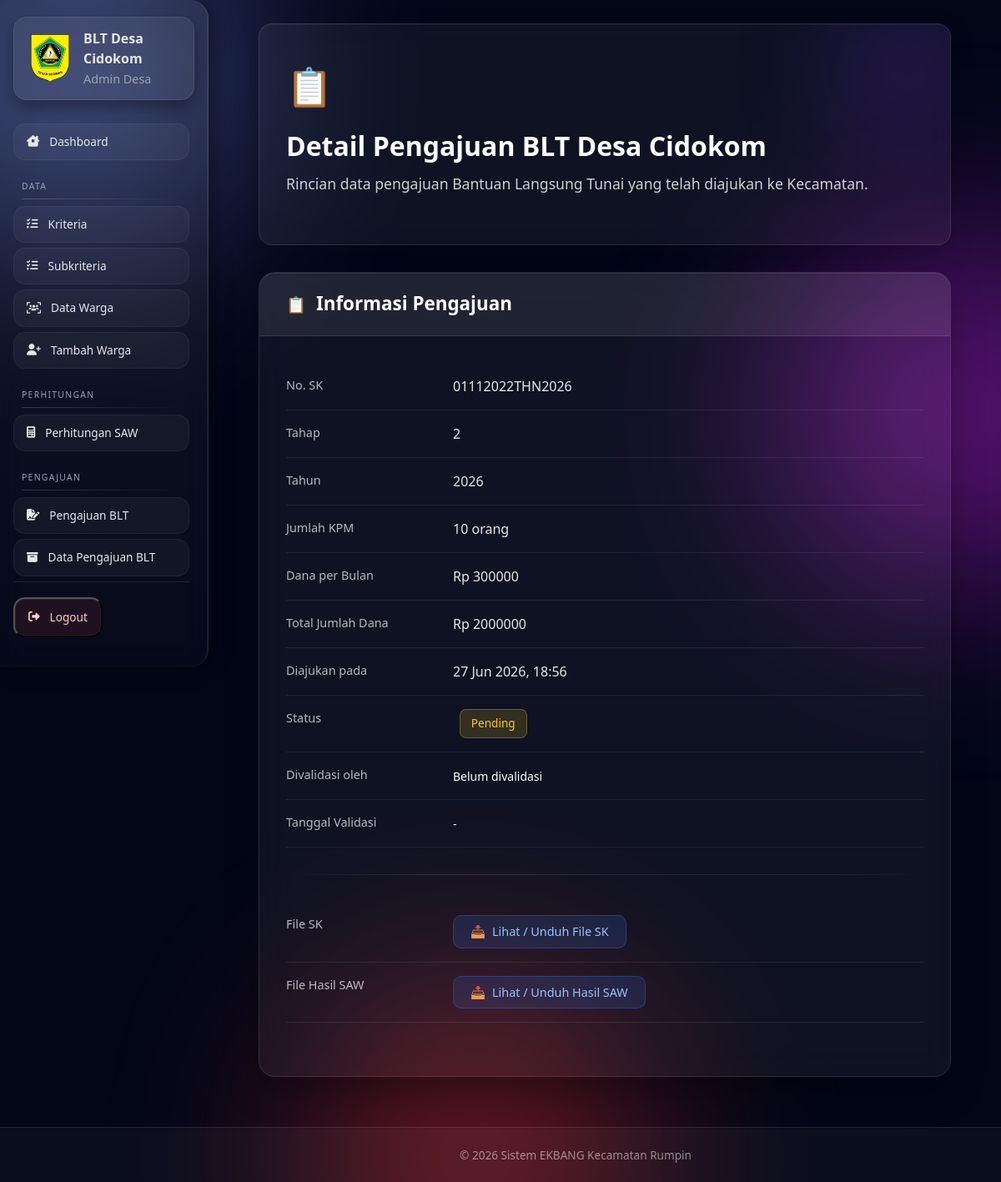
Page /desa/pengajuan/1/detail/ (signed in) on the committed database.
### ekbang/models.py (models this page shows, shortened)
class PengajuanBLT(models.Model):
    desa = models.ForeignKey(Desa, on_delete=models.CASCADE, related_name='pengajuan')
    divalidasi_oleh = models.ForeignKey(
        AdminKecamatan, on_delete=models.SET_NULL, null=True, blank=True,
        related_name='pengajuan_divalidasi'
    )
    noSK = models.CharField(max_length=70)
    fileSK = models.FileField(
        upload_to='SK_BLT/',
        validators=[FileExtensionValidator(['doc', 'docx', 'xls', 'xlsx', 'pdf'])]
    )
    file_hasil_saw = models.FileField(
        upload_to='saw/',
        validators=[FileExtensionValidator(['doc', 'docx', 'xls', 'xlsx', 'pdf'])]
    )
    jumlah_dana = models.IntegerField()
    perbulan = models.IntegerField()
    jumlah_kpm = models.IntegerField()
    tahap = models.CharField(max_length=20)
    tahun = models.IntegerField()
    status = models.CharField(
        max_length=20,
        choices=[('pending', 'Pending'), ('valid', 'Valid'), ('tidak_valid', 'Tidak Valid')],
        default='pending'
    )
    catatan = models.TextField(blank=True, null=True)
    tanggal_validasi = models.DateTimeField(null=True, blank=True)
    created_at = models.DateTimeField(auto_now_add=True)

class Desa(models.Model):
    user = models.OneToOneField(User, on_delete=models.CASCADE, related_name='desa')
    dibuat_oleh = models.ForeignKey(
        AdminKecamatan, on_delete=models.CASCADE, related_name='desa_dibuat',
        help_text='Admin kecamatan yang membuat akun desa'
    )
    nama_desa = models.CharField(max_length=100)
    kecamatan = models.CharField(max_length=100)
    alamat_kantor = models.TextField()
    created_at = models.DateTimeField(auto_now_add=True)

### ekbang/proses/decorators.py (the view)
        def wrapper(request, *args, **kwargs):
            if role == 'kecamatan':
                if not hasattr(request.user, 'admin_kecamatan'):
                    messages.error(request, 'Anda tidak punya akses')
                    return redirect('login')
            elif role == 'desa':
                if not hasattr(request.user, 'desa'):
                    messages.error(request, 'Anda tidak punya akses')
                    return redirect('login')
            else:
                messages.error(request, 'Role tidak dikenali')
                return redirect('login')
            return view_func(request, *args, **kwargs)

### ekbang/views/desa.py (called while the page is built)
@login_required
@role_required('desa')
def pengajuan_blt_detail(request, id):
    desa = request.user.desa
    pengajuan = get_object_or_404(PengajuanBLT, id=id, desa=desa)
    return render(request, 'desa/pengajuan_detail.html', {'pengajuan': pengajuan})

### ekbang/templates/desa/pengajuan_detail.html (shortened to what this page needs)
{% extends 'base/base.html' %}
{% load static %}
{% block extra_css %}
<link rel="stylesheet" href="{% static 'css/kecamatan/pengajuan_detail.css' %}">
{% endblock %}
{% block content %}
<div class="hero-validasi">
    <div class="hero-validasi-orb"></div>
    <div class="hero-validasi-content">
        <div class="hero-validasi-icon">📋</div>
        <h1 class="hero-validasi-title">Detail Pengajuan BLT Desa {{ pengajuan.desa.nama_desa }}</h1>
        <p class="hero-validasi-subtitle">
            Rincian data pengajuan Bantuan Langsung Tunai yang telah diajukan ke Kecamatan.
        </p>
    </div>
</div>
<div class="card-detail">
    <div class="card-header-detail">
        <h5>Informasi Pengajuan</h5>
    </div>
    <div class="card-body-detail">
        <table class="table-detail">
            <tr>
                <th>No. SK</th>
                <td>{{ pengajuan.noSK }}</td>
            </tr>
            <tr>
                <th>Tahap</th>
                <td>{{ pengajuan.tahap }}</td>
            </tr>
            <tr>
                <th>Tahun</th>
                <td>{{ pengajuan.tahun }}</td>
            </tr>
            <tr>
                <th>Jumlah KPM</th>
                <td>{{ pengajuan.jumlah_kpm }} orang</td>
            </tr>
            <tr>
                <th>Dana per Bulan</th>
                <td>Rp {{ pengajuan.perbulan|floatformat:0 }}</td>
            </tr>
            <tr>
                <th>Total Jumlah Dana</th>
                <td>Rp {{ pengajuan.jumlah_dana|floatformat:0 }}</td>
            </tr>
            <tr>
                <th>Diajukan pada</th>
                <td>{{ pengajuan.created_at|date:"d M Y, H:i" }}</td>
            </tr>
            <tr>
                <th>Status</th>
                <td>
                    <span class="badge-status status-{{ pengajuan.status }}">
                        {{ pengajuan.get_status_display }}
                    </span>
                </td>
            </tr>
            <tr>
                <th>Divalidasi oleh</th>
                <td>
                    <small>{{ pengajuan.divalidasi_oleh.nama|default:"Belum divalidasi" }}</small>
                </td>
            </tr>
            <tr>
                <th>Tanggal Validasi</th>
                <td>
                    <small>{{ pengajuan.tanggal_validasi|date:"d M Y, H:i"|default:"-" }}</small>
                </td>
            </tr>
        </table>
        <div class="divider"></div>
        <table class="table-detail">
            <tr>
                <th>File SK</th>
                <td>
                    {% if pengajuan.fileSK %}
                    <a href="{{ pengajuan.fileSK.url }}" target="_blank" class="btn-download">
                        Lihat / Unduh File SK
                    </a>
                    {% else %}
                    <small>-</small>
                    {% endif %}
                </td>
            </tr>
            <tr>
                <th>File Hasil SAW</th>
                <td>
                    {% if pengajuan.file_hasil_saw %}
                    <a href="{{ pengajuan.file_hasil_saw.url }}" target="_blank" class="btn-download">
                        Lihat / Unduh Hasil SAW
                    </a>
                    {% else %}
                    <small>-</small>
                    {% endif %}
                </td>
            </tr>
        </table>
    </div>
</div>
{% endblock %}

### ekbang/templates/base/sidebar.html (shortened to what this page needs)
{% load static %}
<link rel="stylesheet" href="{% static 'css/desa/sidebar.css' %}">
<div class="sidebar-desa">
    <div class="sidebar-brand">
       <span class="logo">
    <img src="{% static 'img/logo.png' %}" alt="Logo" />
</span>
        <div>
            <strong>BLT Desa {{ request.user.username }}</strong>
            <small>Admin Desa</small>
        </div>
    </div>
    <div class="sidebar-scroll">
    <nav class="sidebar-menu">
        <a href="{% url 'desa_dashboard' %}" class="menu-item">
            <i class="fa-solid fa-house-chimney-window"></i> Dashboard
        </a>
        <div class="menu-section">DATA</div>
        <a href="{% url 'desa_kriteria_list' %}" class="menu-item">
            <i class="fa-solid fa-list-check"></i> Kriteria
        </a>
        <a href="{% url 'desa_subkriteria_list' %}" class="menu-item">
            <i class="fa-solid fa-list-check"></i> Subkriteria
        </a>
        <a href="{% url 'desa_warga_list' %}" class="menu-item">
            <i class="fa-solid fa-users-viewfinder"></i> Data Warga
        </a>
        <a href="{% url 'desa_warga_tambah' %}" class="menu-item">
            <i class="fa-solid fa-user-plus"></i> Tambah Warga
        </a>
        <div class="menu-section">PERHITUNGAN</div>
        <a href="{% url 'desa_riwayat_saw' %}" class="menu-item">
            <i class="fa-solid fa-calculator"></i> Perhitungan SAW
        </a>
        <div class="menu-section">PENGAJUAN</div>
        <a href="{% url 'desa_pengajuan' %}" class="menu-item">
            <i class="fa-solid fa-file-signature"></i> Pengajuan BLT
        </a>
        <a href="{% url 'desa_pengajuan_list' %}" class="menu-item">
            <i class="fa-solid fa-box-archive"></i> Data Pengajuan BLT
        </a>
    </nav>
    <div class="sidebar-footer">
        <button type="button" class="menu-item logout" data-bs-toggle="modal" data-bs-target="#logoutModal">
            <i class="fa-solid fa-right-from-bracket"></i> Logout
        </button>
    </div>
</div>
</div>

### ekbang/static/css/kecamatan/pengajuan_detail.css (style rules this page uses)
.hero-validasi { padding: 2.5rem 2rem; margin: 0 2rem 2rem; position: relative; overflow: hidden; background: rgba(255, 255, 255, 0.05); backdrop-filter: blur(15px); border-radius: 16px; border: 1px solid rgba(255, 255, 255, 0.1); box-shadow: 0 10px 30px rgba(0, 0, 0, 0.2), inset 0 1px 0 rgba(255, 255, 255, 0.05); }
.hero-validasi-content { position: relative; z-index: 2; max-width: 1000px; }
.hero-validasi-icon { font-size: 2.8rem; margin-bottom: 1.25rem; display: inline-block; }
.hero-validasi-title { font-size: 2rem; font-weight: 600; color: #fff; margin-bottom: 0.75rem; line-height: 1.2; }
.hero-validasi-subtitle { font-size: 1.1rem; color: rgba(255, 255, 255, 0.8); line-height: 1.5; margin-bottom: 1.25rem; max-width: 800px; }
.hero-validasi-orb { position: absolute; width: 200px; height: 200px; border-radius: 50%; filter: blur(60px); opacity: 0.2; z-index: 1; right: -50px; top: -50px; background: rgb(109, 40, 217); }
.card-detail { background: rgba(255, 255, 255, 0.05); backdrop-filter: blur(20px); border-radius: 20px; border: 1px solid rgba(255, 255, 255, 0.1); box-shadow: 0 20px 40px rgba(0, 0, 0, 0.3), inset 0 1px 0 rgba(255, 255, 255, 0.08); overflow: hidden; margin: 2rem; }
.card-header-detail { background: rgba(255, 255, 255, 0.07); padding: 1.5rem 2rem; border-bottom: 1px solid rgba(255, 255, 255, 0.1); }
.card-header-detail h5 { color: #fff; font-weight: 600; margin: 0; font-size: 1.4rem; display: flex; align-items: center; gap: 0.75rem; }
.card-header-detail h5:before { content: "📋"; font-size: 1.2rem; }
.card-body-detail { padding: 2rem; }
.table-detail { width: 100%; color: rgba(255, 255, 255, 0.9); margin-bottom: 2rem; }
.table-detail tr { border-bottom: 1px solid rgba(255, 255, 255, 0.08); transition: background 0.2s ease; }
.table-detail th, .table-detail td { padding: 1rem 0; vertical-align: top; }
.table-detail th { width: 200px; color: rgba(255, 255, 255, 0.7); font-weight: 500; font-size: 0.9rem; }
.table-detail td { font-weight: 400; }
.table-detail small { color: white !important; }
.divider { height: 1px; background: linear-gradient(90deg, transparent 0%, rgba(255, 255, 255, 0.1) 20%, rgba(255, 255, 255, 0.1) 80%, transparent 100%); margin: 2rem 0; }
.btn-download { background: rgba(59, 130, 246, 0.15); border: 1px solid rgba(59, 130, 246, 0.3); color: #93c5fd; padding: 0.5rem 1.25rem; border-radius: 10px; font-size: 0.9rem; text-decoration: none; display: inline-flex; align-items: center; gap: 0.5rem; transition: all 0.3s ease; }
.btn-download:before { content: "📥"; }
.badge-status { display: inline-block; padding: 0.4rem 0.8rem; border-radius: 8px; font-size: 0.85rem; font-weight: 500; margin-left: 0.5rem; }
.status-pending { background: rgba(250, 204, 21, 0.15); color: #facc15; border: 1px solid rgba(250, 204, 21, 0.3); }

### rows in the picture
PengajuanBLT: desa.nama_desa "Cidokom", noSK "01112022THN2026", tahap "2", tahun "2026", jumlah_kpm "10", perbulan "300000", jumlah_dana "2000000", created_at "27 Jun 2026, 18:56", status "Pending", divalidasi_oleh.nama "Belum divalidasi", tanggal_validasi "-"

### other values in the picture
{{ request.user.username }} "Cidokom"
